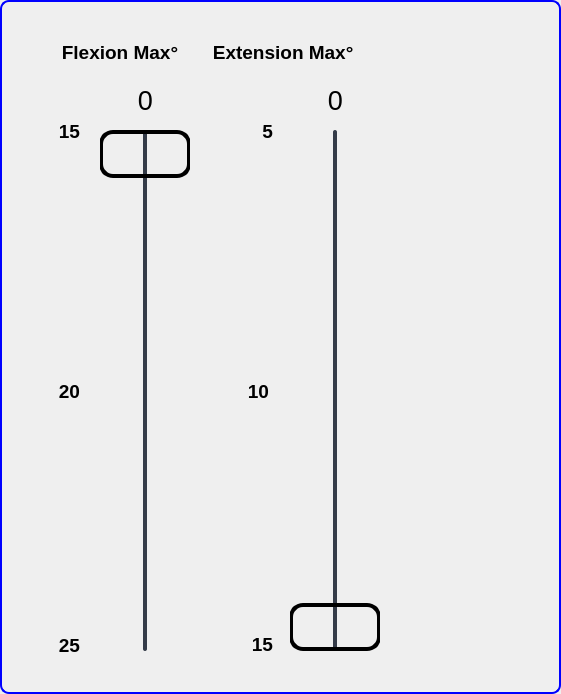
     <widget class="QGroupBox" name="BGroupBox">
      <property name="geometry">
       <rect>
        <x>709</x>
        <y>-4</y>
        <width>561</width>
        <height>694</height>
       </rect>
      </property>
      <property name="styleSheet">
       <string notr="true">QGroupBox {
                                border: 2px solid blue;
                                border-radius: 9px;
                                margin-top: 0.5em;
                                }
                            </string>
      </property>
      <property name="title">
       <string/>
      </property>
      <widget class="QLabel" name="Lbl_74">
       <property name="geometry">
        <rect>
         <x>10</x>
         <y>631</y>
         <width>30</width>
         <height>24</height>
        </rect>
       </property>
       <property name="font">
        <font>
         <family>Arial</family>
         <pointsize>14</pointsize>
         <bold>true</bold>
        </font>
       </property>
       <property name="styleSheet">
        <string notr="true">background:transparent</string>
       </property>
       <property name="text">
        <string/>
       </property>
       <property name="textFormat">
        <enum>Qt::RichText</enum>
       </property>
       <property name="pixmap">
        <pixmap>images/horizontal-ticks.png</pixmap>
       </property>
       <property name="alignment">
        <set>Qt::AlignRight|Qt::AlignTop|Qt::AlignTrailing</set>
       </property>
      </widget>
      <widget class="QLabel" name="Lbl_75">
       <property name="geometry">
        <rect>
         <x>8</x>
         <y>260</y>
         <width>30</width>
         <height>24</height>
        </rect>
       </property>
       <property name="font">
        <font>
         <family>Arial</family>
         <pointsize>14</pointsize>
         <bold>true</bold>
        </font>
       </property>
       <property name="styleSheet">
        <string notr="true">background:transparent</string>
       </property>
       <property name="text">
        <string/>
       </property>
       <property name="textFormat">
        <enum>Qt::PlainText</enum>
       </property>
       <property name="pixmap">
        <pixmap>images/horizontal-ticks.png</pixmap>
       </property>
       <property name="alignment">
        <set>Qt::AlignRight|Qt::AlignTop|Qt::AlignTrailing</set>
       </property>
      </widget>
      <widget class="QLabel" name="Lbl_76">
       <property name="geometry">
        <rect>
         <x>8</x>
         <y>380</y>
         <width>30</width>
         <height>24</height>
        </rect>
       </property>
       <property name="font">
        <font>
         <family>Arial</family>
         <pointsize>14</pointsize>
         <bold>true</bold>
        </font>
       </property>
       <property name="styleSheet">
        <string notr="true">background:transparent</string>
       </property>
       <property name="text">
        <string/>
       </property>
       <property name="textFormat">
        <enum>Qt::PlainText</enum>
       </property>
       <property name="pixmap">
        <pixmap>images/horizontal-ticks.png</pixmap>
       </property>
       <property name="alignment">
        <set>Qt::AlignRight|Qt::AlignTop|Qt::AlignTrailing</set>
       </property>
      </widget>
      <widget class="QLabel" name="Lbl_78">
       <property name="geometry">
        <rect>
         <x>8</x>
         <y>500</y>
         <width>30</width>
         <height>24</height>
        </rect>
       </property>
       <property name="font">
        <font>
         <family>Arial</family>
         <pointsize>14</pointsize>
         <bold>true</bold>
        </font>
       </property>
       <property name="styleSheet">
        <string notr="true">background:transparent</string>
       </property>
       <property name="text">
        <string/>
       </property>
       <property name="textFormat">
        <enum>Qt::PlainText</enum>
       </property>
       <property name="pixmap">
        <pixmap>images/horizontal-ticks.png</pixmap>
       </property>
       <property name="alignment">
        <set>Qt::AlignRight|Qt::AlignTop|Qt::AlignTrailing</set>
       </property>
      </widget>
      <widget class="QLabel" name="plusHorizontalUpLbl">
       <property name="geometry">
        <rect>
         <x>240</x>
         <y>160</y>
         <width>47</width>
         <height>101</height>
        </rect>
       </property>
       <property name="text">
        <string/>
       </property>
       <property name="pixmap">
        <pixmap>images/up-ticks.png</pixmap>
       </property>
      </widget>
      <widget class="QLabel" name="Lbl_95">
       <property name="geometry">
        <rect>
         <x>239</x>
         <y>380</y>
         <width>30</width>
         <height>24</height>
        </rect>
       </property>
       <property name="font">
        <font>
         <family>Arial</family>
         <pointsize>14</pointsize>
         <bold>true</bold>
        </font>
       </property>
       <property name="styleSheet">
        <string notr="true">background:transparent;</string>
       </property>
       <property name="text">
        <string>10</string>
       </property>
       <property name="alignment">
        <set>Qt::AlignRight|Qt::AlignTop|Qt::AlignTrailing</set>
       </property>
      </widget>
      <widget class="QLabel" name="plusHorizontalDownLbl">
       <property name="geometry">
        <rect>
         <x>240</x>
         <y>520</y>
         <width>47</width>
         <height>101</height>
        </rect>
       </property>
       <property name="text">
        <string/>
       </property>
       <property name="pixmap">
        <pixmap>images/down-ticks.png</pixmap>
       </property>
      </widget>
      <widget class="QLabel" name="Lbl_99">
       <property name="geometry">
        <rect>
         <x>243</x>
         <y>120</y>
         <width>30</width>
         <height>24</height>
        </rect>
       </property>
       <property name="font">
        <font>
         <family>Arial</family>
         <pointsize>14</pointsize>
         <bold>true</bold>
        </font>
       </property>
       <property name="text">
        <string>5</string>
       </property>
       <property name="alignment">
        <set>Qt::AlignRight|Qt::AlignTop|Qt::AlignTrailing</set>
       </property>
      </widget>
      <widget class="QLabel" name="Lbl_100">
       <property name="geometry">
        <rect>
         <x>243</x>
         <y>633</y>
         <width>30</width>
         <height>24</height>
        </rect>
       </property>
       <property name="font">
        <font>
         <family>Arial</family>
         <pointsize>14</pointsize>
         <bold>true</bold>
        </font>
       </property>
       <property name="text">
        <string>15</string>
       </property>
       <property name="alignment">
        <set>Qt::AlignRight|Qt::AlignTop|Qt::AlignTrailing</set>
       </property>
      </widget>
      <widget class="QSlider" name="plusHorizontalFlexionSlider">
       <property name="geometry">
        <rect>
         <x>290</x>
         <y>130</y>
         <width>90</width>
         <height>521</height>
        </rect>
       </property>
       <property name="font">
        <font>
         <family>Arial</family>
         <pointsize>12</pointsize>
        </font>
       </property>
       <property name="styleSheet">
        <string notr="true">QSlider::groove:vertical {
                                    border-radius: 2px;
                                    width: 4px;
                                    background-color: rgb(52, 59, 72);
                                    }
                                    QSlider::groove:vertical:hover {
                                    background-color: blue;
                                    }
                                    QSlider::handle:vertical {
                                    background-color: qlineargradient(spread:pad, x1:0, y1:0, x2:0,
                                    y2:1, stop:0 rgba(0, 50, 145, 255), stop:1 rgba(255, 255, 255,
                                    255));
                                    border: 4px solid black;
                                    height: 40px;
                                    margin: 0px -44px;
                                    border-radius: 14px;
                                    }</string>
       </property>
       <property name="minimum">
        <number>5</number>
       </property>
       <property name="maximum">
        <number>15</number>
       </property>
       <property name="singleStep">
        <number>1</number>
       </property>
       <property name="pageStep">
        <number>1</number>
       </property>
       <property name="value">
        <number>15</number>
       </property>
       <property name="sliderPosition">
        <number>15</number>
       </property>
       <property name="orientation">
        <enum>Qt::Vertical</enum>
       </property>
       <property name="invertedAppearance">
        <bool>true</bool>
       </property>
       <property name="invertedControls">
        <bool>true</bool>
       </property>
       <property name="tickPosition">
        <enum>QSlider::TicksBothSides</enum>
       </property>
       <property name="tickInterval">
        <number>2</number>
       </property>
      </widget>
      <widget class="QLabel" name="plusHorizontalFlexionLbl">
       <property name="geometry">
        <rect>
         <x>305</x>
         <y>80</y>
         <width>61</width>
         <height>41</height>
        </rect>
       </property>
       <property name="font">
        <font>
         <family>Arial</family>
         <pointsize>20</pointsize>
        </font>
       </property>
       <property name="text">
        <string>0</string>
       </property>
       <property name="alignment">
        <set>Qt::AlignCenter</set>
       </property>
      </widget>
      <widget class="QLabel" name="Lbl_118">
       <property name="geometry">
        <rect>
         <x>50</x>
         <y>120</y>
         <width>30</width>
         <height>24</height>
        </rect>
       </property>
       <property name="font">
        <font>
         <family>Arial</family>
         <pointsize>14</pointsize>
         <bold>true</bold>
        </font>
       </property>
       <property name="text">
        <string>15</string>
       </property>
       <property name="alignment">
        <set>Qt::AlignRight|Qt::AlignTop|Qt::AlignTrailing</set>
       </property>
      </widget>
      <widget class="QLabel" name="minusHorizontalFlexionLbl">
       <property name="geometry">
        <rect>
         <x>120</x>
         <y>80</y>
         <width>51</width>
         <height>41</height>
        </rect>
       </property>
       <property name="font">
        <font>
         <family>Arial</family>
         <pointsize>20</pointsize>
        </font>
       </property>
       <property name="text">
        <string>0</string>
       </property>
       <property name="alignment">
        <set>Qt::AlignCenter</set>
       </property>
      </widget>
      <widget class="QLabel" name="Lbl_119">
       <property name="geometry">
        <rect>
         <x>50</x>
         <y>633</y>
         <width>30</width>
         <height>24</height>
        </rect>
       </property>
       <property name="font">
        <font>
         <family>Arial</family>
         <pointsize>14</pointsize>
         <bold>true</bold>
        </font>
       </property>
       <property name="text">
        <string>25</string>
       </property>
       <property name="alignment">
        <set>Qt::AlignRight|Qt::AlignTrailing|Qt::AlignVCenter</set>
       </property>
      </widget>
      <widget class="QLabel" name="minusHorizontalUpLbl">
       <property name="geometry">
        <rect>
         <x>50</x>
         <y>160</y>
         <width>47</width>
         <height>101</height>
        </rect>
       </property>
       <property name="text">
        <string/>
       </property>
       <property name="pixmap">
        <pixmap>images/up-ticks.png</pixmap>
       </property>
      </widget>
      <widget class="QLabel" name="Lbl_121">
       <property name="geometry">
        <rect>
         <x>50</x>
         <y>380</y>
         <width>30</width>
         <height>24</height>
        </rect>
       </property>
       <property name="font">
        <font>
         <family>Arial</family>
         <pointsize>14</pointsize>
         <bold>true</bold>
        </font>
       </property>
       <property name="text">
        <string>20</string>
       </property>
       <property name="alignment">
        <set>Qt::AlignRight|Qt::AlignTop|Qt::AlignTrailing</set>
       </property>
      </widget>
      <widget class="QLabel" name="minusHorizontalDownLbl">
       <property name="geometry">
        <rect>
         <x>50</x>
         <y>520</y>
         <width>47</width>
         <height>101</height>
        </rect>
       </property>
       <property name="text">
        <string/>
       </property>
       <property name="pixmap">
        <pixmap>images/down-ticks.png</pixmap>
       </property>
      </widget>
      <widget class="QSlider" name="minusHorizontalFlexionSlider">
       <property name="geometry">
        <rect>
         <x>100</x>
         <y>130</y>
         <width>90</width>
         <height>521</height>
        </rect>
       </property>
       <property name="font">
        <font>
         <family>Arial</family>
         <pointsize>12</pointsize>
        </font>
       </property>
       <property name="styleSheet">
        <string notr="true">QSlider::groove:vertical {
                                    border-radius: 2px;
                                    width: 4px;
                                    background-color: rgb(52, 59, 72);
                                    }
                                    QSlider::groove:vertical:hover {
                                    background-color: blue;
                                    }
                                    QSlider::handle:vertical {
                                    background-color: qlineargradient(spread:pad, x1:0, y1:0, x2:0,
                                    y2:1, stop:0 rgba(0, 50, 145, 255), stop:1 rgba(255, 255, 255,
                                    255));
                                    border: 4px solid black;
                                    height: 40px;
                                    margin: 0px -44px;
                                    border-radius: 14px;
                                    }</string>
       </property>
       <property name="minimum">
        <number>15</number>
       </property>
       <property name="maximum">
        <number>25</number>
       </property>
       <property name="singleStep">
        <number>1</number>
       </property>
       <property name="pageStep">
        <number>1</number>
       </property>
       <property name="value">
        <number>15</number>
       </property>
       <property name="sliderPosition">
        <number>15</number>
       </property>
       <property name="orientation">
        <enum>Qt::Vertical</enum>
       </property>
       <property name="invertedAppearance">
        <bool>true</bool>
       </property>
       <property name="invertedControls">
        <bool>false</bool>
       </property>
       <property name="tickPosition">
        <enum>QSlider::TicksBothSides</enum>
       </property>
       <property name="tickInterval">
        <number>2</number>
       </property>
      </widget>
      <widget class="QLabel" name="rightLatFlexionTitleLbl_6">
       <property name="geometry">
        <rect>
         <x>200</x>
         <y>20</y>
         <width>161</width>
         <height>65</height>
        </rect>
       </property>
       <property name="font">
        <font>
         <family>Arial</family>
         <pointsize>14</pointsize>
         <bold>true</bold>
        </font>
       </property>
       <property name="text">
        <string> Extension Max°</string>
       </property>
       <property name="alignment">
        <set>Qt::AlignCenter</set>
       </property>
       <property name="wordWrap">
        <bool>true</bool>
       </property>
      </widget>
      <widget class="QLabel" name="leftLatFlexionTitleLbl_6">
       <property name="geometry">
        <rect>
         <x>40</x>
         <y>20</y>
         <width>160</width>
         <height>65</height>
        </rect>
       </property>
       <property name="font">
        <font>
         <family>Arial</family>
         <pointsize>14</pointsize>
         <bold>true</bold>
        </font>
       </property>
       <property name="text">
        <string>Flexion Max°</string>
       </property>
       <property name="alignment">
        <set>Qt::AlignCenter</set>
       </property>
       <property name="wordWrap">
        <bool>true</bool>
       </property>
      </widget>
     </widget>
